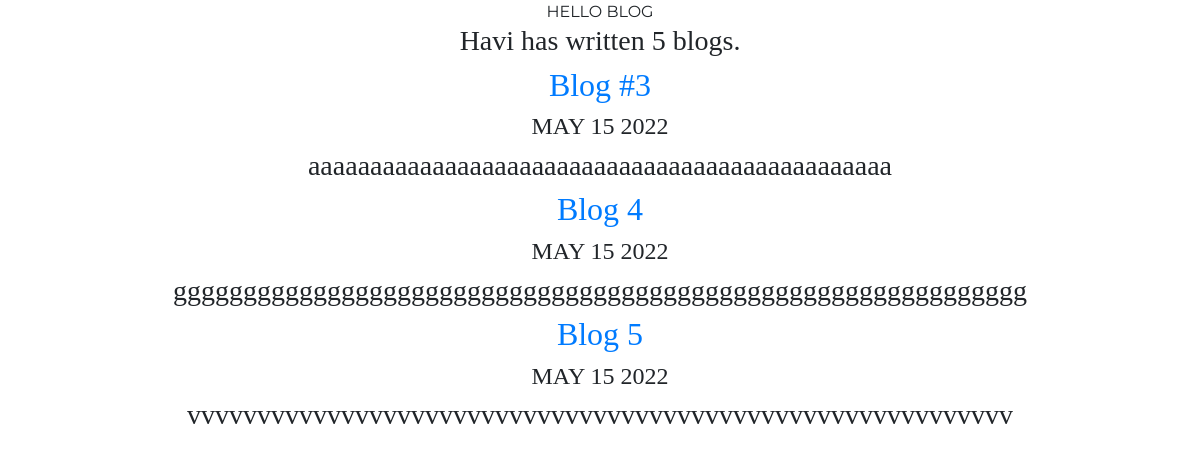
Screenshot of /blog/ with the database file from the repository.
### blog/models.py (models this page shows, shortened)
class Blog(models.Model):
    title = models.CharField(max_length=100)
    date = models.DateField(default=timezone.now)
    image = models.ImageField(blank=True, upload_to='portfolio/images/')
    content = models.TextField()

### blog/views.py (the view)
# urls.py: path('', views.all_blogs, name='all_blogs'),
def all_blogs(request):
    blog_total = Blog.objects.all()
    blogs = Blog.objects.order_by('-date')[:3]
    return render(request, 'blog/all_blogs.html', {'blogs':blogs,'blog_count':blog_total})

### blog/templates/blog/all_blogs.html
{% extends 'portfolio/base.html' %}
{% block content %}
HELLO BLOG
<h3>Havi has written {{blog_count.count}} blog{{ blog_count.count |pluralize }}.</h3>
{% for blog in blogs %}
    <a href="{% url 'blog:detail' blog.id %}"><h2> {{ blog.title }}</h2></a>
    <h4> {{ blog.date|date:'M d Y' | upper }}</h4>
    <h3> {{ blog.content | truncatechars:100 }}</h3>
{% endfor %}
{% endblock %}

### portfolio/static/portfolio/custom.css (style rules this page uses)
body { font-family: "Montserrat"; text-align: center; }
h1, h2, h3, h4, h5, h6 { font-family: "Montserrat-Bold"; }

### rows the page displays
Blog: title "Blog #3", date "MAY 15 2022", content "aaaaaaaaaaaaaaaaaaaaaaaaaaaaaaaaaaaaaaaaaaaaaaa"
Blog: title "Blog 4", date "MAY 15 2022", content "ggggggggggggggggggggggggggggggggggggggggggggggggggggggggggggg"
Blog: title "Blog 5", date "MAY 15 2022", content "vvvvvvvvvvvvvvvvvvvvvvvvvvvvvvvvvvvvvvvvvvvvvvvvvvvvvvvvvvv"

### other values shown
{{ blog_count.count }} "5"
